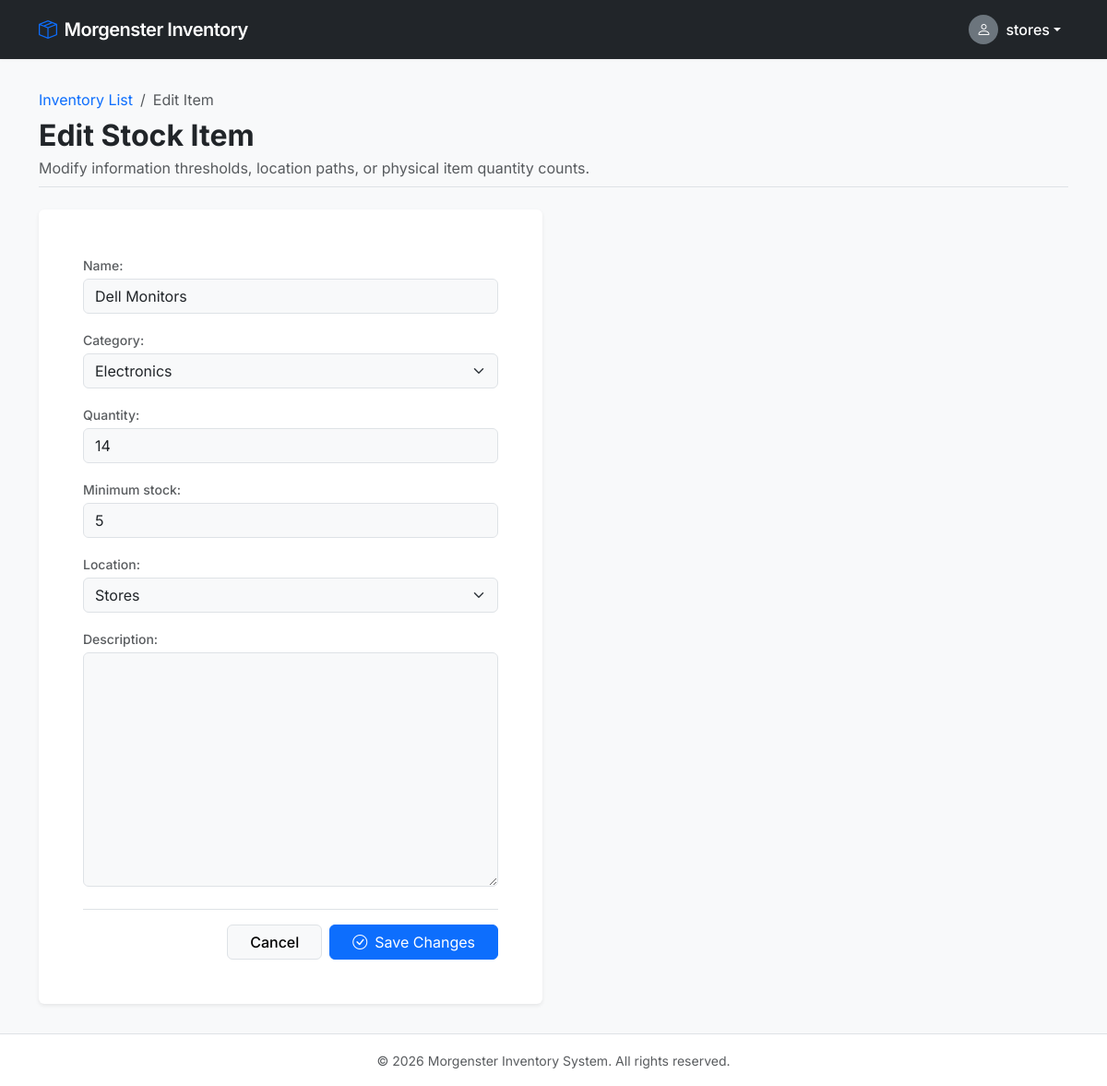
The app's page /inventory/edit-stock/1/ (signed in) with its own data.
### users/models.py (models this page shows, shortened)
class User(AbstractUser):
    ROLE_CHOICES = (
        ('storesman', 'Storesman'),
        ('procurement', 'Procurement Officer'),
        ('accounts', 'Accounts'),
        ('principal', 'Principal'),
        ('it', 'IT Department'),
    )
    role = models.CharField(max_length=20, choices=ROLE_CHOICES)

### inventory/models.py (models this page shows, shortened)
class Item(models.Model):
    name = models.CharField(max_length=200)
    category = models.ForeignKey(Category, on_delete=models.CASCADE)
    quantity = models.PositiveIntegerField(default=0)
    minimum_stock = models.PositiveIntegerField(default=5)
    location = models.ForeignKey(Location, on_delete=models.CASCADE)
    description = models.TextField(blank=True, null=True)
    created_at = models.DateTimeField(auto_now_add=True)

class Category(models.Model):
    name = models.CharField(max_length=100)
    def __str__(self):
        return self.name

class Location(models.Model):
    name = models.CharField(max_length=100)
    def __str__(self):
        return self.name

### inventory/views.py (the view)
@login_required
@user_passes_test(is_storesman)
def edit_stock(request, item_id):
    item = get_object_or_404(Item, id=item_id)
    old_quantity = item.quantity
    if request.method == 'POST':
        form = ItemForm(request.POST, instance=item)
        if form.is_valid():
            updated_item = form.save()
            quantity_difference = updated_item.quantity - old_quantity
            if quantity_difference != 0:
                movement_type = 'IN'
                if quantity_difference < 0:
                    movement_type = 'OUT'
                StockMovement.objects.create(
                    item=updated_item,
                    movement_type=movement_type,
                    quantity=abs(quantity_difference),
                    performed_by=request.user
                )
            return redirect('inventory_list')
    else:
        form = ItemForm(instance=item)
    return render(request, 'inventory/edit_stock.html', {
        'form': form
    })

### inventory/forms.py
class ItemForm(forms.ModelForm):
    class Meta:
        model = Item
        fields = [
            'name',
            'category',
            'quantity',
            'minimum_stock',
            'location',
            'description',
        ]

### users/permissions.py (called while the page is built)
def is_storesman(user):
    return user.role == 'storesman'

### templates/inventory/edit_stock.html (shortened to what this page needs)
{% extends 'base.html' %}
{% block content %}
<div class="d-flex flex-column mb-4 pb-2 border-bottom">
    <nav aria-label="breadcrumb">
        <ol class="breadcrumb mb-2">
            <li class="breadcrumb-item"><a href="{% url 'inventory_list' %}" class="text-decoration-none">Inventory List</a></li>
            <li class="breadcrumb-item active" aria-current="page">Edit Item</li>
        </ol>
    </nav>
    <h1 class="h2 fw-bold text-dark mb-1">Edit Stock Item</h1>
    <p class="text-muted mb-0">Modify information thresholds, location paths, or physical item quantity counts.</p>
</div>
<div class="row">
    <div class="col-12 col-md-8 col-lg-6">
        <div class="card border-0 shadow-sm bg-white">
            <div class="card-body p-4 p-sm-5">
                <form method="POST" id="djangoDynamicForm" novalidate>
                    <div class="mb-4 styling-form-group">
                        {{ form.as_p }}
                    </div>
                    <div class="d-flex align-items-center justify-content-end gap-2 pt-3 border-top">
                        <a href="{% url 'inventory_list' %}" class="btn btn-light border fw-medium px-4">
                            Cancel
                        </a>
                        <button type="submit" class="btn btn-primary px-4 d-inline-flex align-items-center">
                            <i class="bi bi-check-circle me-2"></i> Save Changes
                        </button>
                    </div>
                </form>
            </div>
        </div>
    </div>
</div>
{% endblock %}

### templates/base.html (shortened to what this page needs)
<!DOCTYPE html>
<html lang="en">
<head>
    <link href="https://cdn.jsdelivr.net/npm/bootstrap@5.3.3/dist/css/bootstrap.min.css" rel="stylesheet">
    <link rel="stylesheet" href="https://cdn.jsdelivr.net/npm/bootstrap-icons@1.11.3/font/bootstrap-icons.min.css">
</head>
<body>
    <nav class="navbar navbar-expand-md navbar-dark bg-dark sticky-top">
        <div class="container">
            <a class="navbar-brand d-flex align-items-center" href="/">
                <i class="bi bi-box-seam me-2 text-primary"></i>
                Morgenster Inventory
            </a>
            {% if user.is_authenticated %}
            <div class="collapse navbar-collapse" id="navbarContent">
                <div class="navbar-nav ms-auto align-items-md-center">
                    <div class="nav-item dropdown">
                        <a class="nav-link dropdown-toggle d-flex align-items-center text-white" href="#" id="userDropdown" role="button" data-bs-toggle="dropdown" aria-expanded="false">
                            <div class="bg-secondary rounded-circle d-inline-flex align-items-center justify-content-center me-2" style="width: 32px; height: 32px;">
                                <i class="bi bi-person text-white"></i>
                            </div>
                            <span class="fw-medium">{{ user.username }}</span>
                        </a>
                    </div>
                </div>
            </div>
            {% endif %}
        </div>
    </nav>
    <main class="container py-4 my-2">
        {% block content %}{% endblock %}
    </main>
    <footer class="bg-white border-top py-3 mt-auto">
        <div class="container text-center">
            <span class="text-muted small">&copy; {% now "Y" %} Morgenster Inventory System. All rights reserved.</span>
        </div>
    </footer>
</body>
</html>

### templates/base.html (style rules this page uses)
body { font-family: 'Inter', sans-serif; background-color: #f8f9fa; display: flex; flex-direction: column; min-height: 100vh; }
main { flex: 1; }
.navbar { box-shadow: 0 1px 3px rgba(0,0,0,0.05); }
.navbar-brand { font-weight: 600; letter-spacing: -0.5px; }

### records on screen
User: username "stores"
Item: name "Dell Monitors", category "Electronics", quantity "14", minimum_stock "5", location "Stores"
